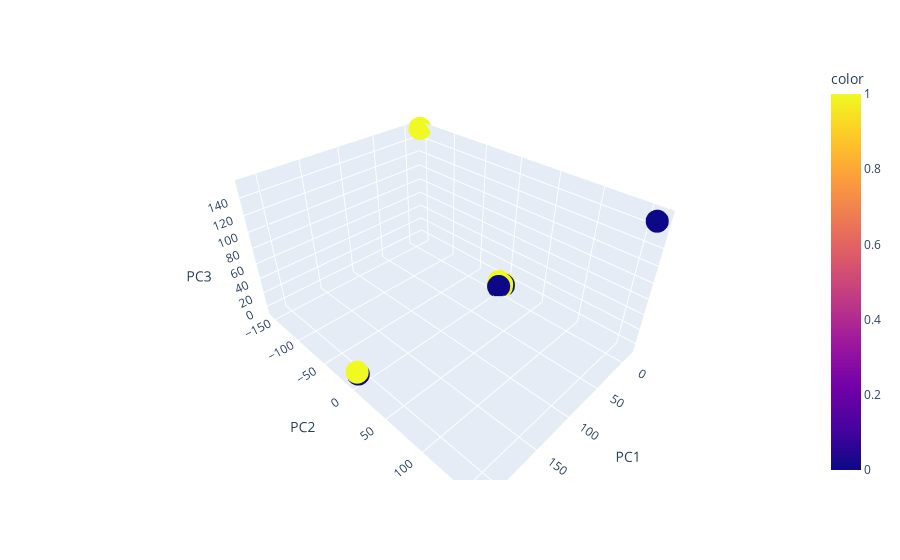

This figure's notebook cell:
### Code cell
labels = data_df_avg_D["sex"].values
pca = PCA(n_components=3)
results = pca.fit_transform(aitchison_normalization(data_df_avg_D.drop(columns="sex")))


px.scatter_3d(pd.DataFrame(results, columns=["PC1", "PC2", "PC3"]), x="PC1", y="PC2", z="PC3", color=labels)
